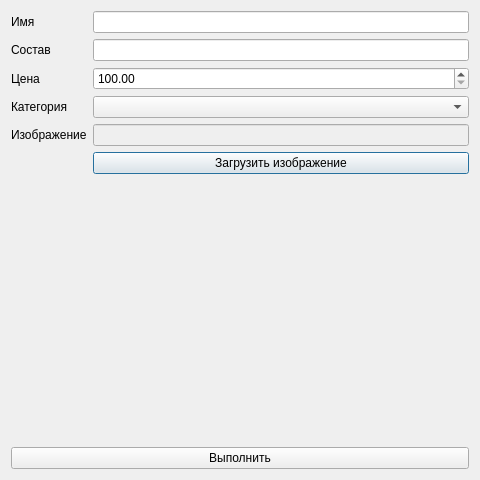
<?xml version="1.0" encoding="UTF-8"?>
<ui version="4.0">
 <class>Dialog</class>
 <widget class="QDialog" name="Dialog">
  <property name="geometry">
   <rect>
    <x>0</x>
    <y>0</y>
    <width>480</width>
    <height>480</height>
   </rect>
  </property>
  <property name="windowTitle">
   <string>Работа с блюдом</string>
  </property>
  <layout class="QVBoxLayout" name="verticalLayout_2">
   <item>
    <layout class="QVBoxLayout" name="verticalLayout">
     <item>
      <layout class="QFormLayout" name="formLayout">
       <item row="0" column="0">
        <widget class="QLabel" name="nameLabel">
         <property name="text">
          <string>Имя</string>
         </property>
        </widget>
       </item>
       <item row="0" column="1">
        <widget class="QLineEdit" name="nameLineEdit"/>
       </item>
       <item row="1" column="0">
        <widget class="QLabel" name="descriptionLabel">
         <property name="text">
          <string>Состав</string>
         </property>
        </widget>
       </item>
       <item row="1" column="1">
        <widget class="QLineEdit" name="descriptionLineEdit"/>
       </item>
       <item row="2" column="0">
        <widget class="QLabel" name="priceLabel">
         <property name="text">
          <string>Цена</string>
         </property>
        </widget>
       </item>
       <item row="2" column="1">
        <widget class="QDoubleSpinBox" name="priceDoubleSpinBox">
         <property name="minimum">
          <double>100.000000000000000</double>
         </property>
         <property name="maximum">
          <double>5000.000000000000000</double>
         </property>
         <property name="singleStep">
          <double>100.000000000000000</double>
         </property>
        </widget>
       </item>
       <item row="3" column="0">
        <widget class="QLabel" name="categoryLabel">
         <property name="text">
          <string>Категория</string>
         </property>
        </widget>
       </item>
       <item row="3" column="1">
        <widget class="QComboBox" name="categoryComboBox"/>
       </item>
       <item row="4" column="0">
        <widget class="QLabel" name="imageLabel">
         <property name="text">
          <string>Изображение</string>
         </property>
        </widget>
       </item>
       <item row="4" column="1">
        <widget class="QLineEdit" name="imageLineEdit">
         <property name="enabled">
          <bool>false</bool>
         </property>
        </widget>
       </item>
       <item row="5" column="1">
        <widget class="QPushButton" name="uploadImageButton">
         <property name="text">
          <string>Загрузить изображение</string>
         </property>
        </widget>
       </item>
      </layout>
     </item>
     <item>
      <widget class="QPushButton" name="applyButton">
       <property name="text">
        <string>Выполнить</string>
       </property>
      </widget>
     </item>
    </layout>
   </item>
  </layout>
 </widget>
 <resources/>
 <connections/>
</ui>
